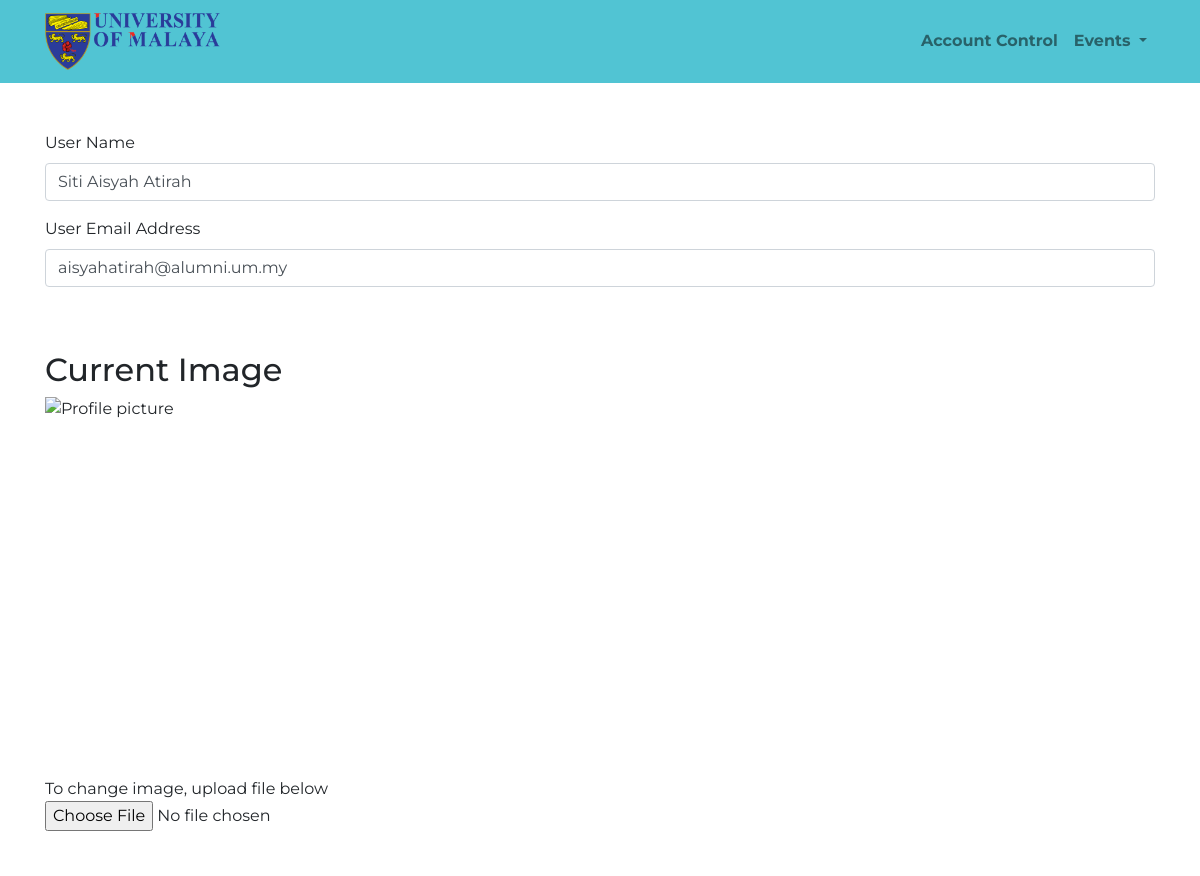
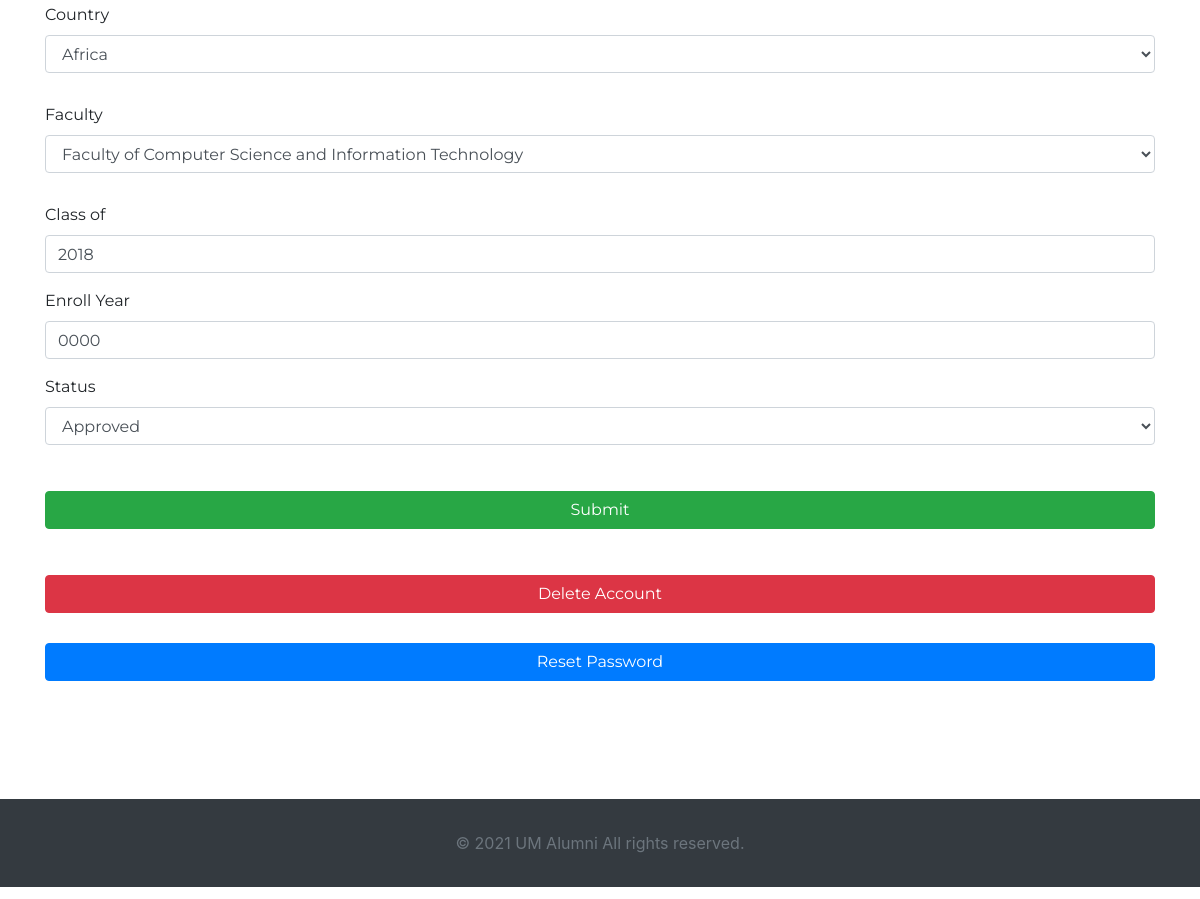
Screenshot of /edit_user.php?id=1 with the database file from the repository (2 pictures, top to bottom).
### tables this page shows
CREATE TABLE `users` (
  `id` int(10) UNSIGNED NOT NULL,
  `full_name` varchar(100) NOT NULL,
  `email` varchar(100) NOT NULL,
  `password` varchar(100) NOT NULL,
  `grad_year` year(4) NOT NULL,
  `profile_picture_url` varchar(100) NOT NULL,
  `enroll_year` year(4) NOT NULL,
  `fac_id` int(10) UNSIGNED NOT NULL,
  `status_id` int(10) UNSIGNED NOT NULL,
  `country_id` int(10) UNSIGNED NOT NULL
);

### edit_user.php (the view, shortened to what this page needs)
<?php
include_once("include/config.php");
if (isset($_GET['id'])) {
    $id = $_GET['id'];
    $sql = "SELECT * FROM users, faculties, statuses, countries WHERE (faculties.id = users.fac_id AND statuses.id = users.status_id AND countries.id = users.country_id) AND users.id = $id";
    $result = $conn->query($sql);
    $inp = $result->fetch();
}
?>
<!DOCTYPE html>
<html lang="en">
<head>
    <link rel="stylesheet" href="https://cdn.jsdelivr.net/npm/bootstrap@4.6.0/dist/css/bootstrap.min.css">
    <link rel="stylesheet" href="https://cdnjs.cloudflare.com/ajax/libs/twitter-bootstrap/4.1.3/css/bootstrap.min.css">
    <link rel="stylesheet" href="https://cdnjs.cloudflare.com/ajax/libs/ionicons/2.0.1/css/ionicons.min.css">
    <link rel="stylesheet" href="styles/admin.css">
</head>
<body class="d-flex flex-column h-100">
    <?php include_once("adminnavigation.php"); ?>
    <main>
        <div class="container py-5">
            <div class="formthing">
                <form action="edit_user.php" method="post" enctype="multipart/form-data">
                    <div class="form-group">
                        <label>User Name </label><br>
                        <input required type="text" id="name" name="name" class="form-control" placeholder="User Name" value="<?php echo "" . $inp['full_name'] . ""; ?>">
                    </div>
                    <div class="form-group pb-5">
                        <label>User Email Address </label><br>
                        <input required type="email" id="email" name="email" class="form-control" placeholder="User Email" value="<?php echo "" . $inp['email'] . ""; ?>">
                    </div>
                    <div id="profile-container">
                        <h2>Current Image</h2>
                        <?php if (isset($inp['profile_picture_url'])) { ?>
                            <img src="<?php echo $inp['profile_picture_url']; ?>" id="profileImage" alt="Profile picture" />
                        <?php } else { ?>
                            <image id="profileImage" src="" />
                        <?php } ?>
                    </div>
                    To change image, upload file below <br>
                    <input id="imageUpload" type="file" name="profile_photo" placeholder="Photo" capture>
                    <div class="pt-5">
                        <label for="Country">Country</label><br>
                        <select class="form-control" id="country" name="country">
                            <?php
                            $sql = "SELECT * FROM countries";
                            $country = $conn->query($sql);
                            $p = 1;
                            while ($coun = $country->fetch()) {
                                if ($p == $inp['country_id']) {
                                    echo "<option value = $p selected=\"selected\">$coun[country]</option>";
                                } else {
                                    echo "<option value = $p>$coun[country]</option>";
                                }
                                $p++;
                            }
                            ?>
                        </select>
                    </div>
                    <div>
                        <label for="FacultySelect">Faculty</label><br>
                        <select class="form-control" id="faculty" name="faculty">
                            <?php
                            $sql = "SELECT * FROM faculties";
                            $faculty = $conn->query($sql);
                            $p = 1;
                            while ($fac = $faculty->fetch()) {
                                if ($p == $inp[7]) {
                                    echo "<option value = $p selected=\"selected\">$fac[faculty]</option>";
                                } else {
                                    echo "<option value = $p>$fac[faculty]</option>";
                                }
                                $p++;
                            }
                            ?>
                        </select>
                    </div>
                    <div class="form-group">
                        <label>Class of </label><br>
                        <input required type="text" id="gradyear" maxlength="4" name="gradyear" class="form-control" placeholder="Grade Year" value="<?php echo "" . $inp['grad_year'] . ""; ?>">
                    </div>
                    <div class="form-group">
                        <label>Enroll Year </label><br>
                        <input required type="text" id="enrollyear" maxlength="4" name="enrollyear" class="form-control" placeholder="Enroll Year" value="<?php echo "" . $inp['enroll_year'] . ""; ?>">
                    </div>
                    <div>
                        <label for="Status">Status</label><br>
                        <select class="form-control" id="status" name="status">
                            <?php
                            $sql = "SELECT * FROM statuses ORDER BY id asc";
                            $result = $conn->query($sql);
                            $p = 1;
                            while ($res = $result->fetch()) {
                                if ($p == $inp[8]) {
                                    echo "<option value = $p selected=\"selected\">$res[status]</option>";
                                } else {
                                    echo "<option value = $p>$res[status]</option>";
                                }
                                $p++;
                            }
                            ?>
                        </select>
                    </div>
                    <div class="py-3">
                        <button type="submit" class="btn btn-success btn-block" name="submit">Submit</button>
                    </div>
                    <div class="">
                        <button type="button" class="btn btn-danger btn-block" data-toggle="modal" data-target="#deleteModal">Delete Account</button>
                    </div>
                </form>
                <form action="adminresetpassword.php" method="post">
                    <input type="submit" class="btn btn-primary btn-block" value="Reset Password">
                </form>
            </div>
        </div>
    </main>
    <footer id="control">
        <div class="bg-dark py-4">
            <div class="container text-center">
                <p class="text-muted mb-0 py-2">&copy;  UM Alumni All rights reserved.</p>
            </div>
        </div>
    </footer>
</body>
</html>

### styles/admin.css (style rules this page uses)
main { font-family: 'Montserrat', sans-serif; }
form div { margin-bottom: 30px; }
body { margin-bottom: 100px; height: 100%; }
footer { padding-top: 70px; height: 0px; }
#profileImage { display:block; object-fit:scale-down; width: 350px; height: 350px; }

### rows the page displays
users: name "Siti Aisyah Atirah", email "aisyahatirah@alumni.um.my", gradyear "2018", enrollyear "0000"

### other values shown
form field country "Africa"
form field faculty "Faculty of Computer Science and Information Technology"
form field status "Approved"
